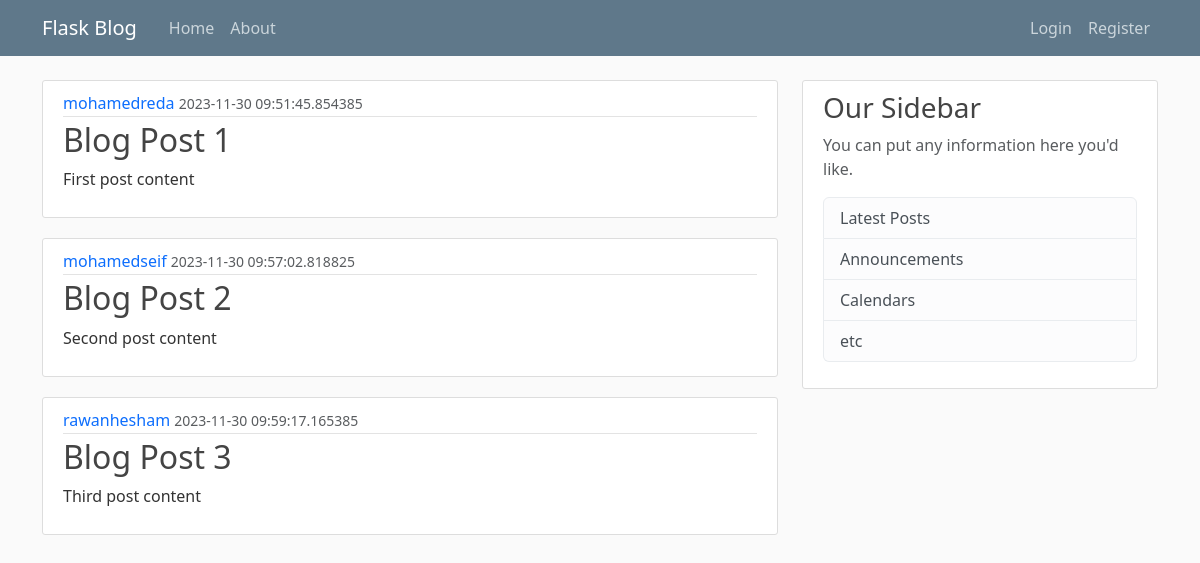
The page /home on the database its author committed.
### flaskblog.py (models this page shows, shortened)
class Post(db.Model):
    id = db.Column(db.Integer, primary_key=True)
    title = db.Column(db.String(100), nullable=False)
    date_posted = db.Column(db.DateTime, nullable=False, default=datetime.utcnow)
    content = db.Column(db.Text, nullable=False)
    user_id = db.Column(db.Integer, db.ForeignKey('user.id'), nullable=False)

class User(db.Model):
    id = db.Column(db.Integer, primary_key=True)
    username = db.Column(db.String(50), unique=True, nullable=False)
    email = db.Column(db.String(50), unique=True, nullable=False)
    image_file = db.Column(db.String(20), nullable=False, default='default.jpg')
    password = db.Column(db.String(60), nullable=False)
    posts = db.relationship('Post', backref='author', lazy=True)

### flaskblog.py (the view)
@app.route("/")
@app.route("/home")
def home():
    return render_template('main.html', posts=Post.query.all(), title='Home')

### templates/main.html
{% extends "layout.html" %}
{% block content %}
    {% for post in posts %}
        <article class="media content-section">
            <div class="media-body">
                <div class="article-metadata">
                    <a class="mr-2" href="#">{{ post.author.username }}</a>
                    <small class="text-muted">{{ post.date_posted }}</small>
                </div>
                <h2><a class="article-title" href="#">{{ post.title }}</a></h2>
                <p class="article-content">{{ post.content }}</p>
            </div>
        </article>
    {% endfor %}
{% endblock content%}

### templates/layout.html (shortened to what this page needs)
<!DOCTYPE html>
<html lang="en">
    <head>
        <link href="https://cdn.jsdelivr.net/npm/bootstrap@5.3.2/dist/css/bootstrap.min.css" rel="stylesheet">
        <link rel="stylesheet" type="text/css" href="{{ url_for('static', filename='main.css') }}">
    </head>
    <body>
        <header class="site-header">
            <nav class="navbar navbar-expand-md navbar-dark bg-steel fixed-top">
                <div class="container">
                    <a class="navbar-brand me-4" href="{{ url_for('home') }}">Flask Blog</a>
                    <div class="collapse navbar-collapse" id="navbarToggle">
                        <div class="navbar-nav me-auto">
                            <a class="nav-item nav-link" href="{{ url_for('home') }}">Home</a>
                            <a class="nav-item nav-link" href="{{ url_for('about') }}">About</a>
                        </div>
                        <div class="navbar-nav">
                            <a class="nav-item nav-link" href="{{ url_for('login') }}">Login</a>
                            <a class="nav-item nav-link" href="{{ url_for('register') }}">Register</a>
                        </div>
                    </div>
                </div>
            </nav>
        </header>
        <main role="main" class="container">
            <div class="row">
                <div class="col-md-8">
                    {% block content %}{% endblock %}
                </div>
                <div class="col-md-4">
                    <div class="content-section">
                        <h3>Our Sidebar</h3>
                        <p class='text-muted'>You can put any information here you'd like.
                            <ul class="list-group">
                                <li class="list-group-item list-group-item-light">Latest Posts</li>
                                <li class="list-group-item list-group-item-light">Announcements</li>
                                <li class="list-group-item list-group-item-light">Calendars</li>
                                <li class="list-group-item list-group-item-light">etc</li>
                            </ul>
                        </p>
                    </div>
                </div>
            </div>
        </main>
    </body>
</html>

### static/main.css (style rules this page uses)
* { text-decoration: none !important; }
body { background: #fafafa; color: #333333; margin-top: 5rem; }
h1, h2, h3, h4, h5, h6 { color: #444444; }
.bg-steel { background-color: #5f788a; }
.site-header .navbar-nav .nav-link { color: #cbd5db; }
.content-section { background: #ffffff; padding: 10px 20px; border: 1px solid #dddddd; border-radius: 3px; margin-bottom: 20px; }
.article-title { color: #444444; }
.article-content { white-space: pre-line; }
.article-metadata { padding-bottom: 1px; margin-bottom: 4px; border-bottom: 1px solid #e3e3e3 }

### rows shown on the page
Post: author.username "mohamedreda", date_posted "2023-11-30 09:51:45.854385", title "Blog Post 1", content "First post content"
Post: author.username "mohamedseif", date_posted "2023-11-30 09:57:02.818825", title "Blog Post 2", content "Second post content"
Post: author.username "rawanhesham", date_posted "2023-11-30 09:59:17.165385", title "Blog Post 3", content "Third post content"
